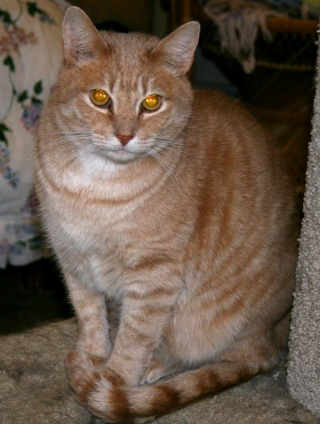
#> input picture 00_DATA/CATS_DOGS/test/CAT/10020.jpg, 320 x 424 px, given in place of the camera
$ jupyter execute Optical_Flow.ipynb   (shell and % lines are left out)
#> lines starting #> are read from the running program, lines starting #| are printed output that depends on the picture; after the words box and inside, x2 and y2 are one past the last pixel; in counts of white or black regions, pixels touching at a corner belong together; pictures that were not available may be replaced by others from this repository, and a replacement may not be noted
[cell 1]
import cv2
import numpy as np
import matplotlib.pyplot as plt

[cell 2]
# we're gonna use corner detection (SHi-Tomasi)

[cell 3]
corner_track_params = dict(maxCorners = 10,qualityLevel=0.2,minDistance=5,blockSize=2)

[cell 4]
#from the lukas Kanade method
#small windows might be too sensitive to noise and miss some of the motion(taking it for noise)
lk_params = dict(winSize=(200,200),maxLevel=2,criteria=(cv2.TERM_CRITERIA_EPS | cv2.TERM_CRITERIA_COUNT,10,0.83))

[cell 5]
cap = cv2.VideoCapture(0)
#'Camera Roll/vid_jason.mp4',0

ret,prev_frame = cap.read()
#> prev_frame is the input picture: shape (424, 320, 3); mean B, G, R 74.1, 88.1, 105.2

prev_gray = cv2.cvtColor(prev_frame,cv2.COLOR_BGR2GRAY)
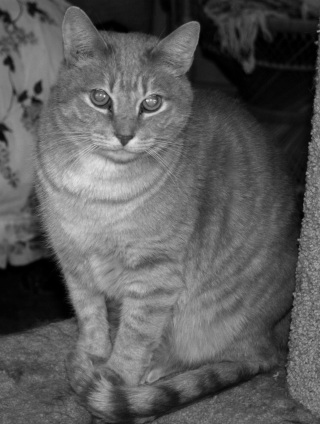
#> prev_gray: shape (424, 320); min 0, max 229, mean 91.6

#Points to track
prev_pts = cv2.goodFeaturesToTrack(prev_gray,mask=None,**corner_track_params)
#> prev_pts = [[105, 96], [147, 101], [309, 143], [298, 240], [317, 31], [307, 173], [292, 330], [317, 68], [155, 101], [311, 134]]

mask = np.zeros_like(prev_frame)

while True:

    ret,frame = cap.read()

    frame_gray = cv2.cvtColor(frame,cv2.COLOR_BGR2GRAY)

    next_pts,status,err = cv2.calcOpticalFlowPyrLK(prev_gray,frame_gray,prev_pts,None,**lk_params)
#> next_pts has the same summary as prev_pts; status = [1, 1, 1, 1, 1, 1, 1, 1, 1, 1]; err = [0, 0, 0, 0, 0, 0, 0, 0, 0, 0]

    good_new = next_pts[status==1]
#> good_new has the same summary as prev_pts
    good_prev = prev_pts[status==1]
#> good_prev has the same summary as prev_pts

    for i, (new,prev) in enumerate(zip(good_new,good_prev)):

        x_new,y_new = new.ravel()
        x_prev,y_prev = prev.ravel()

        mask = cv2.line(mask,(x_new,y_new),(x_prev,y_prev),(0,255,0),3)

        frame = cv2.circle(frame,(x_new,y_new),8,(0,0,255),-1)
#> this loop made 10 passes
#> (x_new, y_new, x_prev, y_prev) on passes 1 to 10: (105, 96, 105, 96), (147, 101, 147, 101), (309, 143, 309, 143), (298, 240, 298, 240), (317, 31, 317, 31), (307, 173, 307, 173), (292, 330, 292, 330), (317, 68, 317, 68), (155, 101, 155, 101), (311, 134, 311, 134)
#> pass 1, `frame = cv2.circle(frame,(x_new,y_new),8,(0,0,255),-1)`:
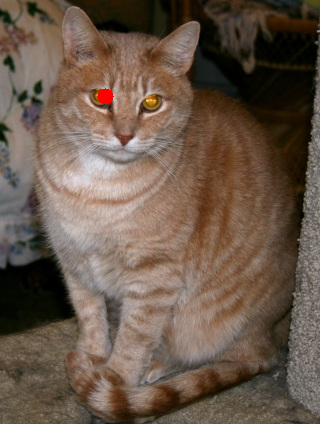
#> frame: shape (424, 320, 3); 0.15% of pixels changed, all inside (x1, y1, x2, y2) = (97, 88, 114, 105)
#> pass 2, `mask = cv2.line(mask,(x_new,y_new),(x_prev,y_prev),(0,255,0),3)`:
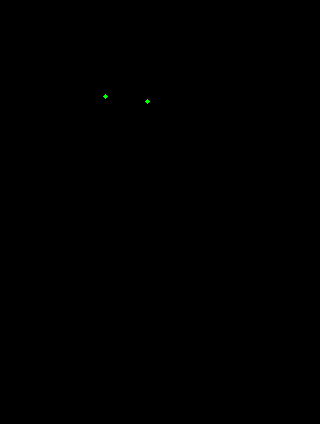
#> mask: shape (424, 320, 3); mean of channels 0, 1, 2 0, 0, 0; drawn as B, G, R
#> pass 2, `frame = cv2.circle(frame,(x_new,y_new),8,(0,0,255),-1)`:
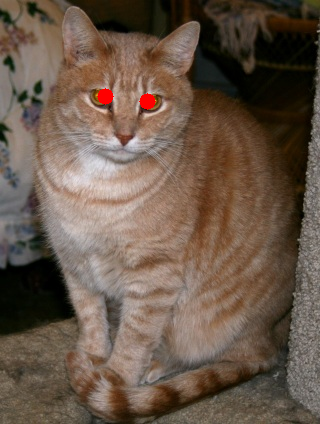
#> frame: shape (424, 320, 3); 0.15% of pixels changed, all inside (x1, y1, x2, y2) = (139, 93, 156, 110)
#> after the loop:
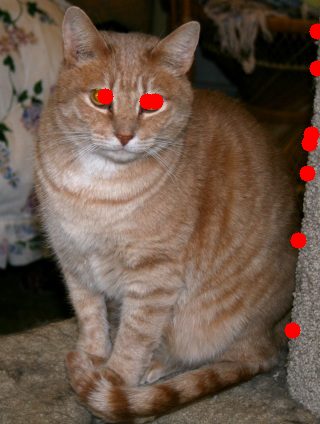
#> frame: shape (424, 320, 3); 0.97% of pixels changed, all inside (x1, y1, x2, y2) = (152, 23, 320, 339)
#> after the loop: mask: shape (424, 320, 3); 0.08% of pixels changed, all inside (x1, y1, x2, y2) = (153, 29, 320, 333)

    img = cv2.add(frame,mask)
    cv2.imshow('tracking',img)

    k = cv2.waitKey(1)
#> (key Esc is pressed here)
    if k == 27:
        break


    prev_gray = frame_gray.copy()
    prev_pts = good_new.reshape(-1,1,2)


cv2.destroyAllWindows()
cap.release()

[cell 6]
# The code above tracks sparse points

[cell 7]
###
# DENSE OPTICAL FLOW

[cell 8]
cap = cv2.VideoCapture('Camera Roll/vid_billy.mp4')

ret,frame1 = cap.read()

prev_img = cv2.cvtColor(frame1,cv2.COLOR_BGR2GRAY)

hsv_mask = np.zeros_like(frame1)
hsv_mask[:,:,1] = 255

while True:

    ret, frame2 = cap.read()

    next_img = cv2.cvtColor(frame2,cv2.COLOR_BGR2GRAY)

    flow = cv2.calcOpticalFlowFarneback(prev_img,next_img,None,0.5,3,15,3,5,1.2,0)

    # get polar coordinates
    mag,ang = cv2.cartToPolar(flow[:,:,0],flow[:,:,1],angleInDegrees=True)
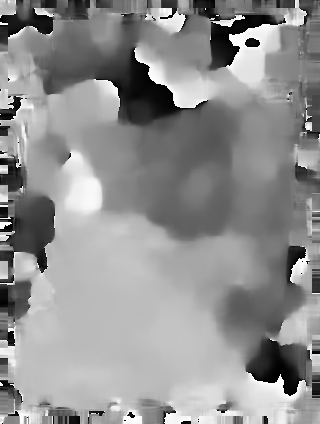
#> ang: shape (424, 320) float32; min 0.00621, max 360, mean 204; drawn with min black and max white

    hsv_mask[:,:,0] = ang/2
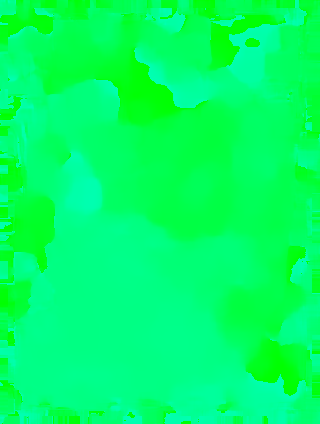
#> hsv_mask: shape (424, 320, 3); mean of channels 0, 1, 2 101.5, 255, 0; drawn as B, G, R

    hsv_mask[:,:,2] = cv2.normalize(mag,None,0,255,cv2.NORM_MINMAX)
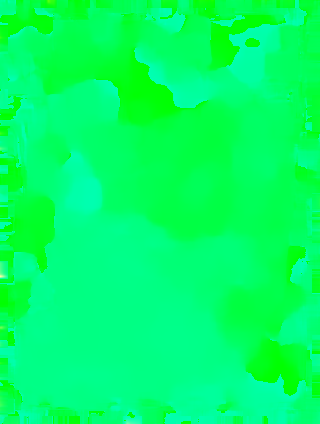
#> hsv_mask: shape (424, 320, 3); 2.95% of pixels changed, all inside (x1, y1, x2, y2) = (0, 0, 320, 424); drawn as B, G, R

    bgr = cv2.cvtColor(hsv_mask,cv2.COLOR_HSV2BGR)
    cv2.imshow('frame',bgr)

    k = cv2.waitKey(10) & 0xFF
#> (key Esc is pressed here)
    if k == 27:
        break

    prev_img = next_img

cap.release()
cv2.destroyAllWindows()

$ run again, on 00_DATA/CATS_DOGS/test/CAT/10096.jpg
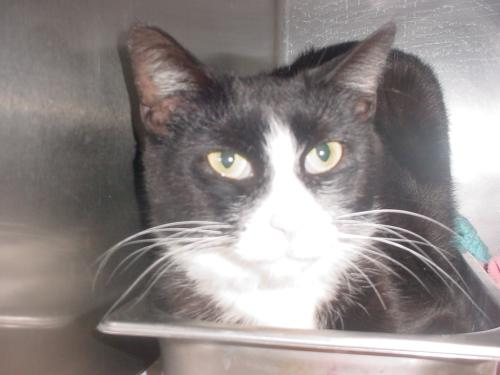
#> input picture 00_DATA/CATS_DOGS/test/CAT/10096.jpg, 500 x 375 px, given in place of the camera
#> prev_frame is the input picture: shape (375, 500, 3); mean B, G, R 136.2, 137.6, 144.5
#> prev_pts = [[145, 373], [373, 245], [371, 236], [321, 152], [487, 271], [232, 163], [156, 242], [221, 233], [315, 149], [401, 238]]
#> next_pts has the same summary as prev_pts; status = [1, 1, 1, 1, 1, 1, 1, 1, 1, 1]; err = [0, 0, 0, 0, 0, 0, 0, 0, 0, 0]
#> good_new has the same summary as prev_pts
#> good_prev has the same summary as prev_pts
#> the loop `for i, (new,prev) in enumerate(zip(good_new,good_prev)): ` made 10 passes
#> (x_new, y_new, x_prev, y_prev) on passes 1 to 8: (145, 373, 145, 373), (373, 245, 373, 245), (371, 236, 371, 236), (321, 152, 321, 152), (487, 271, 487, 271), (232, 163, 232, 163), (156, 242, 156, 242), (221, 233, 221, 233)
#> after the loop `for i, (new,prev) in enumerate(zip(good_new,good_prev)):`:
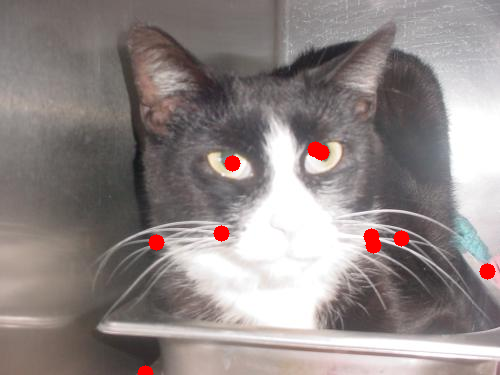
#> frame: shape (375, 500, 3); mean B, G, R 134.7, 136.1, 145.3
#> `hsv_mask[:,:,0] = ang/2`:
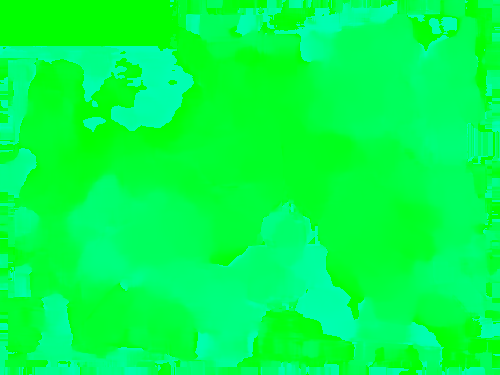
#> hsv_mask: shape (375, 500, 3); mean of channels 0, 1, 2 74.8, 255, 0; drawn as B, G, R

$ run again, on 00_DATA/CATS_DOGS/test/CAT/10097.jpg
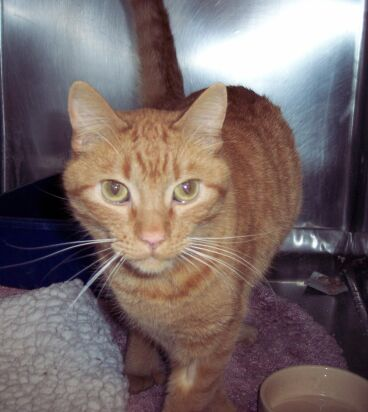
#> input picture 00_DATA/CATS_DOGS/test/CAT/10097.jpg, 368 x 412 px, given in place of the camera
#> prev_frame is the input picture: shape (412, 368, 3); mean B, G, R 104.8, 105.5, 119.3
#> `prev_gray = cv2.cvtColor(prev_frame,cv2.COLOR_BGR2GRAY)`:
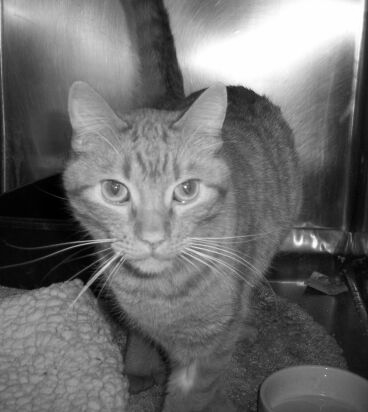
#> prev_gray: shape (412, 368); min 0, max 255, mean 109.5
#> prev_pts = [[186, 187], [227, 87], [116, 187], [321, 250], [183, 202], [84, 285], [311, 235], [303, 283], [122, 256], [174, 192]]
#> next_pts has the same summary as prev_pts; status = [1, 1, 1, 1, 1, 1, 1, 1, 1, 1]; err = [0, 0, 0, 0, 0, 0, 0, 0, 0, 0]
#> good_new has the same summary as prev_pts
#> good_prev has the same summary as prev_pts
#> the loop `for i, (new,prev) in enumerate(zip(good_new,good_prev)): ` made 10 passes
#> (x_new, y_new, x_prev, y_prev) on passes 1 to 8: (186, 187, 186, 187), (227, 87, 227, 87), (116, 187, 116, 187), (321, 250, 321, 250), (183, 202, 183, 202), (84, 285, 84, 285), (311, 235, 311, 235), (303, 283, 303, 283)
#> `hsv_mask[:,:,0] = ang/2`:
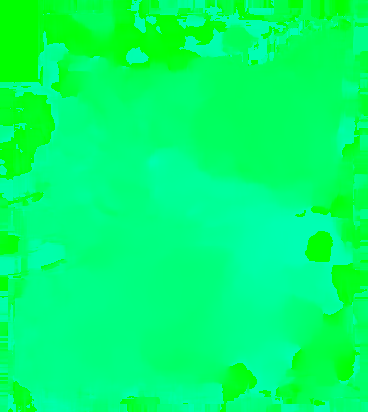
#> hsv_mask: shape (412, 368, 3); mean of channels 0, 1, 2 108.1, 255, 0; drawn as B, G, R
